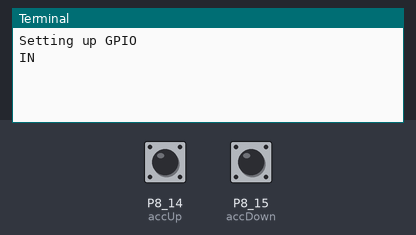
The program below on a simulated BeagleBone Black. Shown: the last lines printed to the terminal. The inputs (shaded band) are chosen by the test bench; at power-on: P8_14 (accUp) LOW, P8_15 (accDown) LOW.

Above: at 1.2 s.
1.3 s: P8_14 (accUp) pulled HIGH for 0.15 s
At 2.5 s:
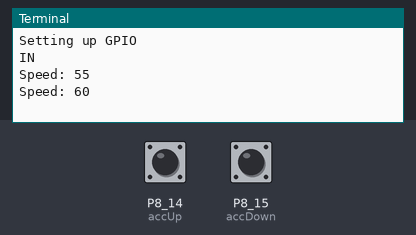
2.9 s: P8_15 (accDown) pulled HIGH for 0.15 s
At 3.8 s:
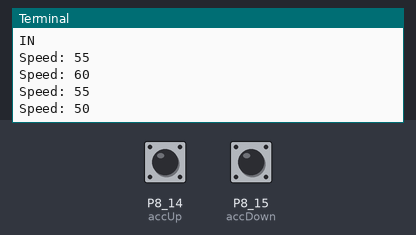
4.5 s: P8_14 (accUp) pulled HIGH for 1 s
At 6.6 s:
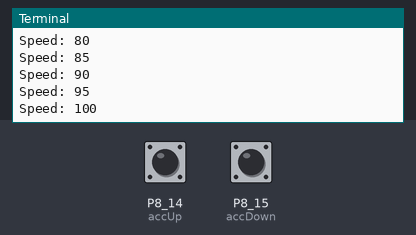
7.0 s: P8_15 (accDown) pulled HIGH for 3.2 s
At 10.6 s:
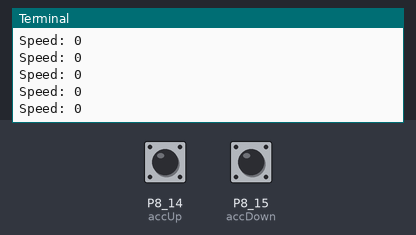
Timing chart, 0 to 12.1 s (numbered marks = the images above; inputs shaded):
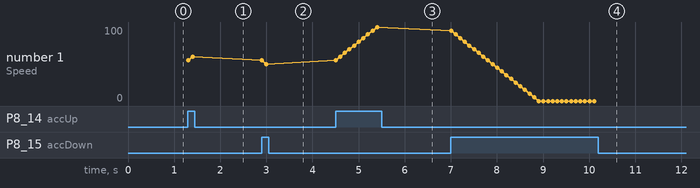

The program:

accelerator.py
```python
import Adafruit_BBIO.GPIO as GPIO
import time as t
import threading

def blink_leds( led ):

	global running

	while running:
		GPIO.output( led, GPIO.HIGH )
		t.sleep( 0.5 )
		GPIO.output( led, GPIO.LOW )
		t.sleep( 0.5 )
	print "thread closed"

############### Function Definitions over #############

def main():
	print "Setting up GPIO"

	accUp = "P8_14"
	accDown = "P8_15"

	# Variables
	GPIO.setup( accUp, GPIO.IN )
	GPIO.setup( accDown, GPIO.IN )
#	GPIO.add_event_detect( accDown, GPIO.BOTH )
#	GPIO.setup( "P9_15", GPIO.OUT )
	global running
	speed = 50

	try:
		print "IN"
		while True:
			t.sleep(.1)
			if GPIO.input( accUp ):
				speed = speed + 5
				print "Speed: %s" % speed
			elif GPIO.input( accDown ):
				if (speed > 0):
					speed = speed - 5
				print "Speed: %s" % speed

	except KeyboardInterrupt:

		GPIO.cleanup()
		print "Ending program"

if __name__ == "__main__":

	running = False
	main()
```

Measured:
- after the input at 1.3 s, the terminal: prints a new line at once (image 1)
- after the input at 2.9 s, the terminal: prints a new line after 0.10 s (image 2)
- after the input at 4.5 s, the terminal: prints a new line after 0.10 s (image 3)
- after the input at 7.0 s, the terminal: prints a new line after 0.91 s (image 4)
- plotted number 1: 60 → 50 after the input at 2.9 s, 50 → 100 after the input at 4.5 s, 100 → 0 after the input at 7.0 s
